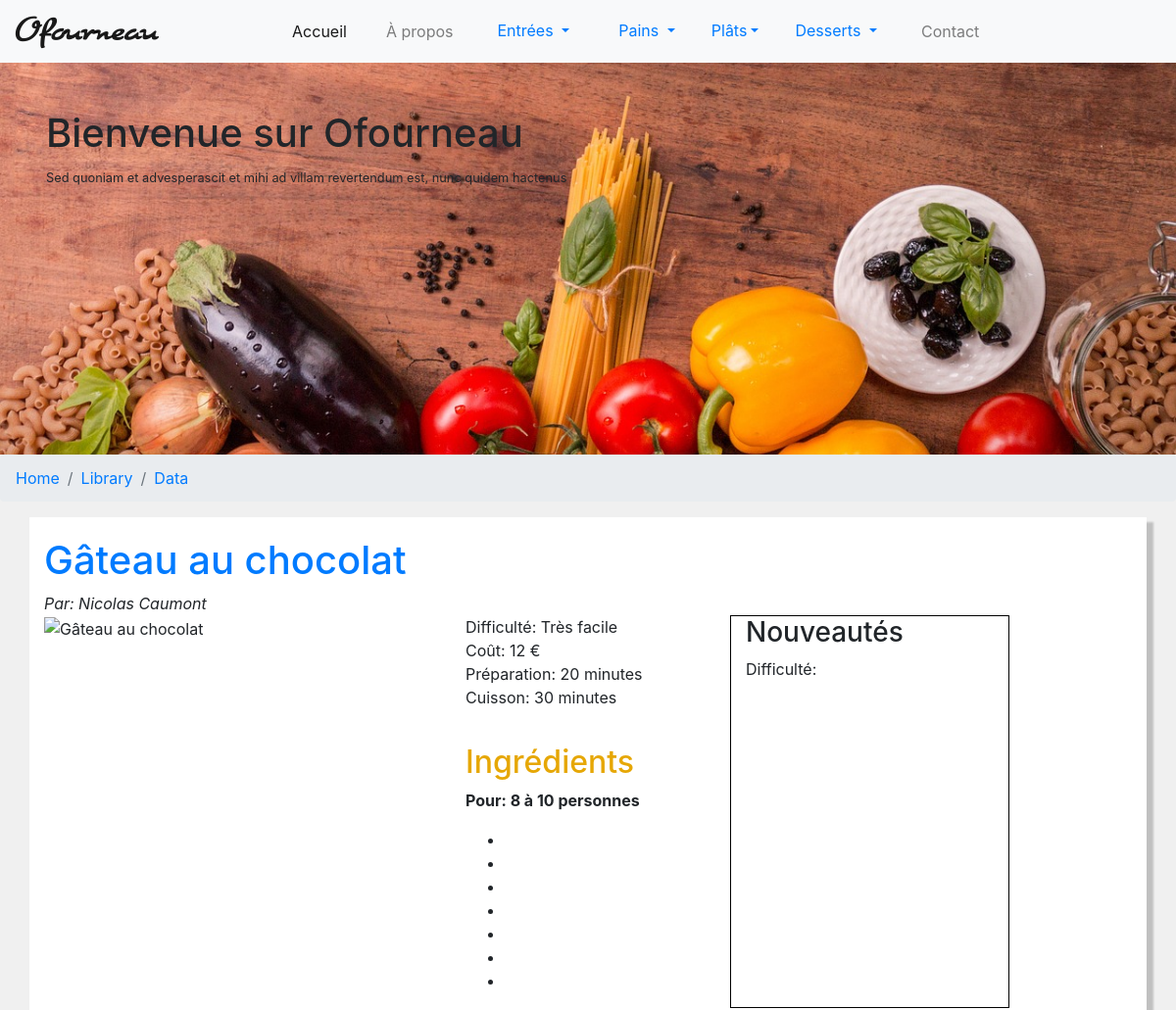
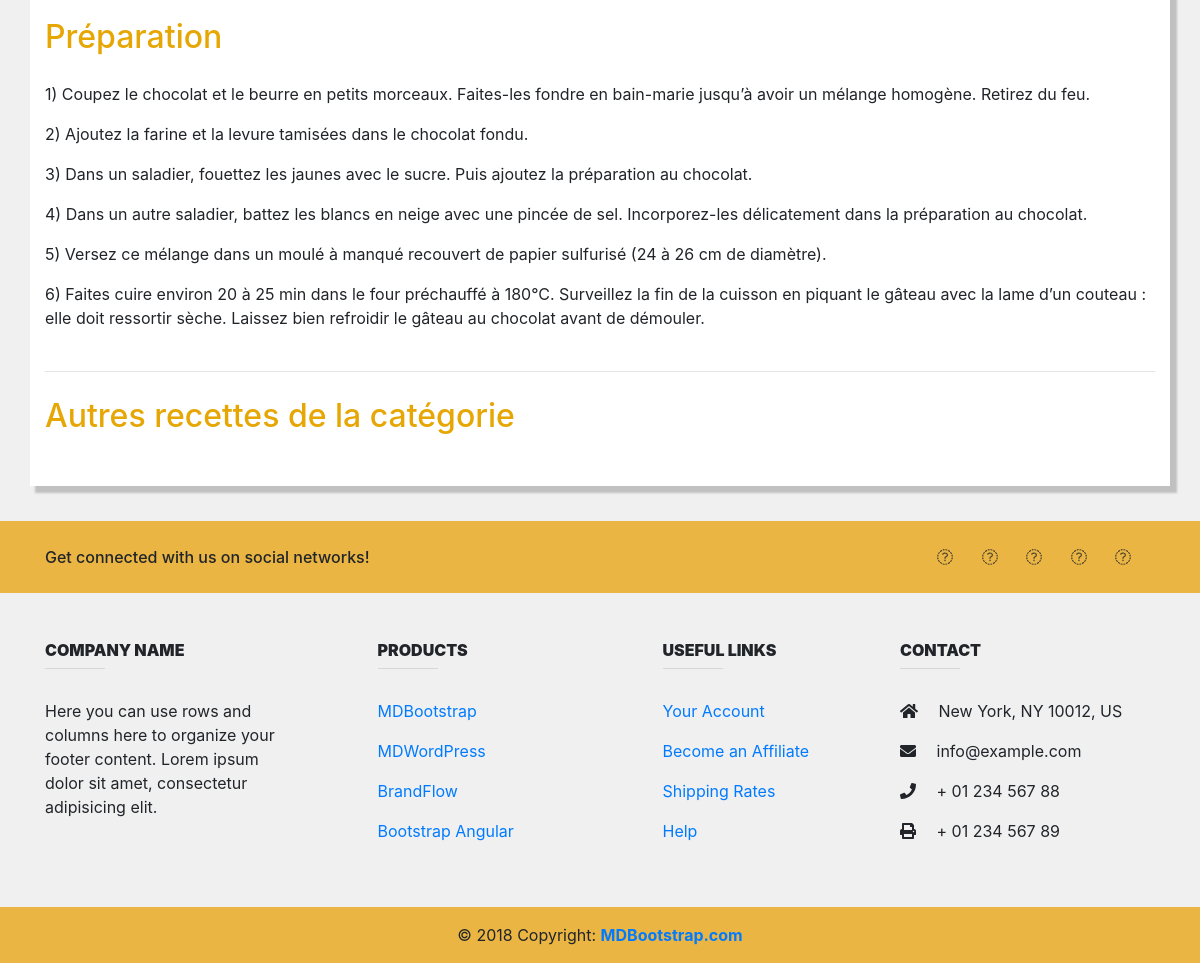
The page /index.php?p=recipe.show&id=1 on the database its author committed (2 pictures, top to bottom).
### tables this page shows
CREATE TABLE `recette` (
  `id` int(11) UNSIGNED NOT NULL,
  `id_user` int(11) UNSIGNED NOT NULL,
  `id_categorie` int(11) UNSIGNED NOT NULL,
  `id_souscategorie` int(11) UNSIGNED NOT NULL,
  `id_soussouscategorie` int(11) UNSIGNED NOT NULL,
  `titre` varchar(100) NOT NULL,
  `id_difficulty` tinyint(1) UNSIGNED NOT NULL,
  `cout` tinyint(3) UNSIGNED NOT NULL,
  `preparation` tinyint(3) UNSIGNED NOT NULL,
  `cuisson` tinyint(3) UNSIGNED NOT NULL,
  `nb_personnes_min` tinyint(3) UNSIGNED NOT NULL,
  `nb_personnes_max` tinyint(3) UNSIGNED NOT NULL,
  `conseil` text NOT NULL,
  `photo` varchar(250) NOT NULL
);

CREATE TABLE `preparation` (
  `id` int(10) UNSIGNED NOT NULL,
  `id_recette` int(11) NOT NULL,
  `numero` tinyint(3) UNSIGNED NOT NULL,
  `instruction` varchar(500) NOT NULL
);

### Core/Controller/Controller.php (called while the page is built, shortened)
<?php
class Controller {
    protected $viewPath;
    protected function render($view, $variables = []) {
        extract($variables);
        require($this->viewPath . str_replace('.', '/', $view) . '.php');
    }
}

### App/Controller/RecipeController.php (called while the page is built, shortened)
<?php
class RecipeController extends AppController {
    public function show() {
        $recipe = $this->Recipe->getRecipe($_GET['id']);
        $username = $this->User->getUsername($recipe->id_user);
        $difficulty = $this->Difficulty->getDifficultyById($recipe->id_difficulty);
        $difficulty = $difficulty[0]->difficulty;
        $nbMin = $recipe->nb_personnes_min;
        $nbMax = $recipe->nb_personnes_max;
        $nbPersonnes = $nbMin === $nbMax ? $nbMin : ($nbMin . ' à ' . $nbMax);
        $ingredients = $this->Recipe->getIngredients($recipe->id);
        $preparations = $this->Recipe->getPreparation($recipe->id);
        $this->render('Recipe.recipe', compact(
            'recipe', 'username', 'difficulty','nbPersonnes', 'ingredients',
            'preparations', 'allRecipesByCategory'));
    }
}

### Public/index.php (called while the page is built, shortened)
<?php
if ( isset($_GET['p']) ) {
	$page = $_GET['p'];
} else {
	$page = 'Recipe.index';
}
$page = explode('.', $page);
if ($page[0] == 'admin') {
	$controller = '\App\Controller\Admin\\' . ucfirst($page[1]) . 'Controller';
	$action = $page[2];
} elseif ($page[0] == 'user' && count($page) == 3) {
	$controller = '\App\Controller\User\\' . ucfirst($page[1]) . 'Controller';
	$action = $page[2];
} else {
	$action = $page[1];
}
$controller = new $controller;
$controller->$action();

### Core/Table/Table.php (called while the page is built, shortened)
<?php
class Table {
	protected $db;
	public function __construct(Database $db) {
		$this->db = $db;
	}
	public function query($statement, $attributes = null, $one = false) {
		if ($attributes) {
			return $this->db->prepare($statement, $attributes, str_replace('Table', 'Entity', get_class($this)), $one);
		} else {
			return $this->db->query($statement, str_replace('Table', 'Entity', get_class($this)), $one);
		}
	}
}

### Core/Database.php (called while the page is built, shortened)
<?php
class Database {
	private $db_name;
	private $db_user;
	private $db_pass;
	private $db_host;
	private $pdo;
	public function __construct($db_name, $db_user = 'root', $db_pass = 'mysql', $db_host = 'localhost') {
		$this->db_name = $db_name;
		$this->db_user = $db_user;
		$this->db_pass = $db_pass;
		$this->db_host = $db_host;
	}
	private function getPDO() {
		if ( $this->pdo === null ) {
			$pdo = new PDO("mysql:dbname={$this->db_name}; host={$this->db_host}; charset=utf8;", $this->db_user, $this->db_pass);
			$pdo->setAttribute(PDO::ATTR_ERRMODE, PDO::ERRMODE_EXCEPTION);
			$this->pdo = $pdo;
		}
		return $this->pdo;
	}
	public function prepare($statement, $attributes, $class_name = null, $one = false) {
		$req = $this->getPDO()->prepare($statement);
		$res = $req->execute($attributes);
		if ($class_name === null) {
			$req->setFetchMode(PDO::FETCH_OBJ);
		} else {
			$req->setFetchMode(PDO::FETCH_CLASS, $class_name);
		}
		if ($one) {
			$datas= $req->fetch();
		} else {
			$datas= $req->fetchAll();
		}
		return $datas;
	}
}

### App/Table/RecipeTable.php (called while the page is built, shortened)
<?php
class RecipeTable extends Table {
	protected $table = 'recette';
	public function getRecipe($id) {
		return $this->query("SELECT * FROM {$this->table} WHERE id = ?", [$id], true);
	}
	public function getPreparation($id) {
		return $this->query("SELECT numero, instruction FROM preparation WHERE id_recette = ?", [$id]);
	}
	public function getIngredients($id) {
		return $this->query("SELECT ingredient FROM ingredient WHERE id_recette = ?", [$id]);
	}
}

### App/Autoloader.php (called while the page is built, shortened)
<?php
class Autoloader {
	static function autoload($class) {
		$class = str_replace('\\', DIRECTORY_SEPARATOR, $class);
	}
}

### App/Entity/RecipeEntity.php (called while the page is built, shortened)
<?php
class RecipeEntity extends Entity {
	public function getUrl() {
		return 'index.php?p=recipe.show&id=' . $this->id;
	}
}

### App/Table/UserTable.php (called while the page is built, shortened)
<?php
class UserTable extends Table {
    protected $table = 'membre';
    public function getUsername($id) {
        $author = $this->query("SELECT first_name, last_name FROM {$this->table} WHERE id = ?", [$id]);
        $author = $author[0]->first_name . ' ' . $author[0]->last_name;
        return $author;
    }
}

### App/Table/DifficultyTable.php (called while the page is built, shortened)
<?php
class DifficultyTable extends Table {
	protected $table = 'difficulty';
	public function getDifficultyById($id) {
		return $this->query("SELECT difficulty FROM {$this->table} WHERE id = ?", [$id]);
	}
}

### App/Views/Recipe/recipe.php (the view, shortened to what this page needs)
<div class="row">
	<div class="col-sm-12">
		<h1><a href="<?= $recipe->getUrl(); ?>"><?= $recipe->titre; ?></a></h1>
		<em>Par: <?= $username; ?></em>
	</div>
</div>
<div class="row">
	<div class="col-sm-auto">
		<img class="img-responsive img-recipe"
			 src="<?= $photoPath; ?>"
			 alt="<?= $recipe->titre; ?>" title="<?= $recipe->titre; ?>"
		>
	</div>
	<div class="col-sm-3">
		<ul class="infos">
			<li>Difficulté: <?= $difficulty; ?></li>
			<li>Coût: <?= $recipe->cout; ?> €</li>
			<li>Préparation: <?= $recipe->preparation; ?> minutes</li>
			<li>Cuisson: <?= $recipe->cuisson; ?> minutes</li>
		</ul>
		<div class="ingredients">
			<h2>Ingrédients</h2>
			<p><b>Pour: <?= $nbPersonnes; ?> personnes</b></p>
			<ul>
				<?php foreach ($ingredients as $i): ?>
					<li><?= $i->information; ?></li>
				<?php endforeach; ?>
			</ul>
		</div>
	</div>
	<div class="col-sm-3" style="border:1px solid black">
		<h3>Nouveautés</h3>
		<ul class="infos">
			<li>Difficulté:</li>
		</ul>
	</div>
</div>
<div class="row preparation">
	<div class="col-sm-12">
		<h2 class="titre-preparation">Préparation</h2>
		<?php foreach ($preparations as $p) : ?>
			<p><?= $p->numero . ') ' . $p->instruction ;?></p>
		<?php endforeach; ?>
	</div>
</div>
<hr>
<h2 class="titre-autres-categories">Autres recettes de la catégorie</h2>
<div class="row">
	<div class="col-sm-12">
	</div>
</div>

### Public/css/index.css (style rules this page uses)
body { background-color: rgb(240, 240, 240); }
.img-recipe { max-width: 500px; min-width: 400px; }
.infos { padding-left: 0; list-style: none; }
.ingredients { margin-top: 35px; }
.titre-preparation { margin-bottom: 25px; }
.preparation { margin-top: 20px; margin-bottom: 25px; }
hr { margin-bottom: 25px; }
.titre-autres-categories { margin-bottom: 35px; }
h2 { color: rgb(230, 167, 5); }

### rows shown on the page
recette: titre "Gâteau au chocolat", cout "12", preparation "20", cuisson "30"
preparation: numero "1", instruction "Coupez le chocolat et le beurre en petits morceaux. Faites-les fondre en bain-marie jusqu’à avoir un mélange homogène. Retirez du feu."
preparation: numero "2", instruction "Ajoutez la farine et la levure tamisées dans le chocolat fondu."
preparation: numero "3", instruction "Dans un saladier, fouettez les jaunes avec le sucre. Puis ajoutez la préparation au chocolat."
preparation: numero "4", instruction "Dans un autre saladier, battez les blancs en neige avec une pincée de sel. Incorporez-les délicatement dans la préparation au chocolat."
preparation: numero "5", instruction "Versez ce mélange dans un moulé à manqué recouvert de papier sulfurisé (24 à 26 cm de diamètre)."
preparation: numero "6", instruction "Faites cuire environ 20 à 25 min dans le four préchauffé à 180°C. Surveillez la fin de la cuisson en piquant le gâteau avec la lame d’un couteau : elle doit ressortir sèche. Laissez bien refroidir le gâteau au chocolat avant de démouler."

### other values the page prints
$username "Nicolas Caumont"
$difficulty "Très facile"
$nbPersonnes "8 à 10"
